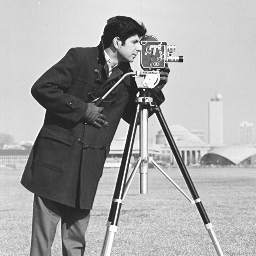
%> input picture Image Processing With Matlab/0005-Neighborhood-Processing/_image/cameraman.bmp, 256 x 256 px
$ octave exm_008_bilateral_filters.m   (GNU Octave 9; MATLAB toolbox functions it lacks are replaced by stand-ins)
%> lines starting %> are read from the running program, lines starting %| are printed output that depends on the picture
c = imread('_image/cameraman.bmp');
%> c is the input picture: size 256x256 uint8; min 22, max 255, mean 166.9

%%
patch = imcrop(c, [170, 35, 50, 50]);
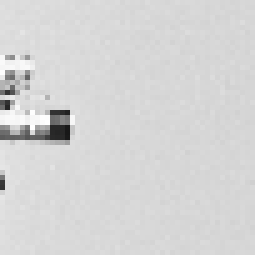
%> patch: size 51x51 uint8 (shown 5 times larger); min 24, max 255, mean 213
figure, imshow(patch);

%%
patchVar = std2(patch)^2;
%> patchVar = 35.78

%%
DoS = 2*patchVar;
%> DoS = 71.55
cb = imbilatfilt(c, DoS);

figure,
subplot(1, 2, 1), imshow(c);
subplot(1, 2, 2), imshow(cb);
